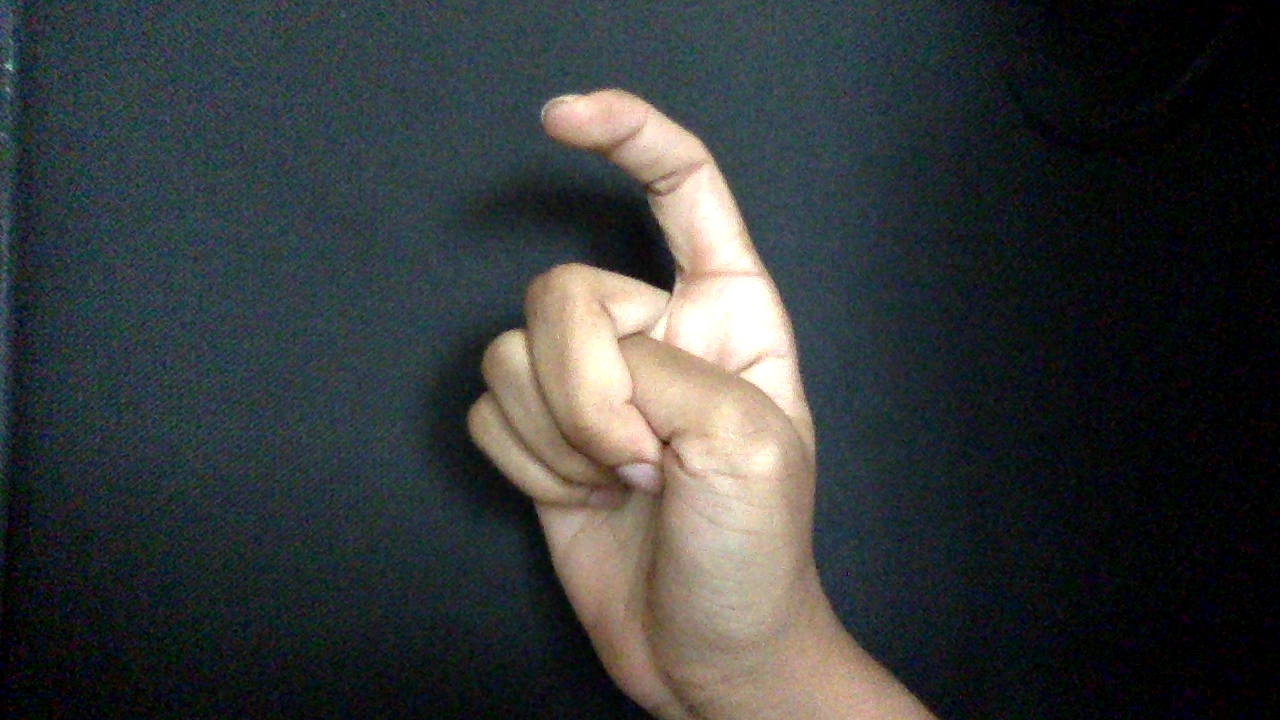
%> input picture Features/test_image.bmp, 1280 x 720 px
$ octave --eval "result = pre_process(imread('test_image.bmp'));"   (GNU Octave 9; MATLAB toolbox functions it lacks are replaced by stand-ins)
%> lines starting %> are read from the running program, lines starting %| are printed output that depends on the picture; in (x1, y1, x2, y2) boxes, pixels count from 0 and x2, y2 are one past the last pixel; in counts of white or black regions, pixels touching at a corner belong together; the program's own positions count from 1
function [cropped_mask,cropped_img] = pre_process(img)
level = graythresh(img);
%> level = 0.42
bmm = im2bw(img,level);
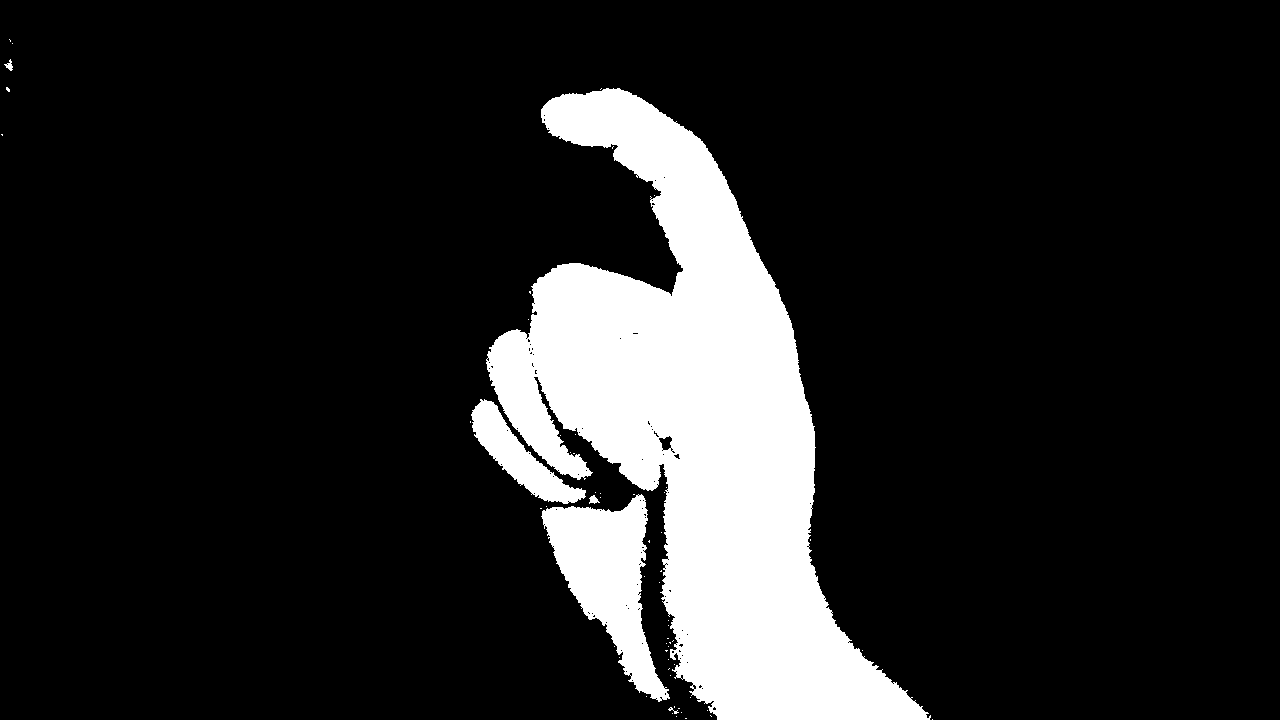
%> bmm: size 720x1280 logical; 14.2% white; 60 white regions (54 under 20 px), largest, box (x1, y1, x2, y2) and area: (486, 88, 931, 720) 114457, (541, 494, 670, 702) 11829, (471, 399, 586, 504) 3928, (589, 495, 600, 504) 57, (4, 59, 13, 71) 50, (668, 707, 679, 714) 25
%bmm = imbinarize(rgb2gray(img));
bmm  = imdilate(bmm,strel('square',3));
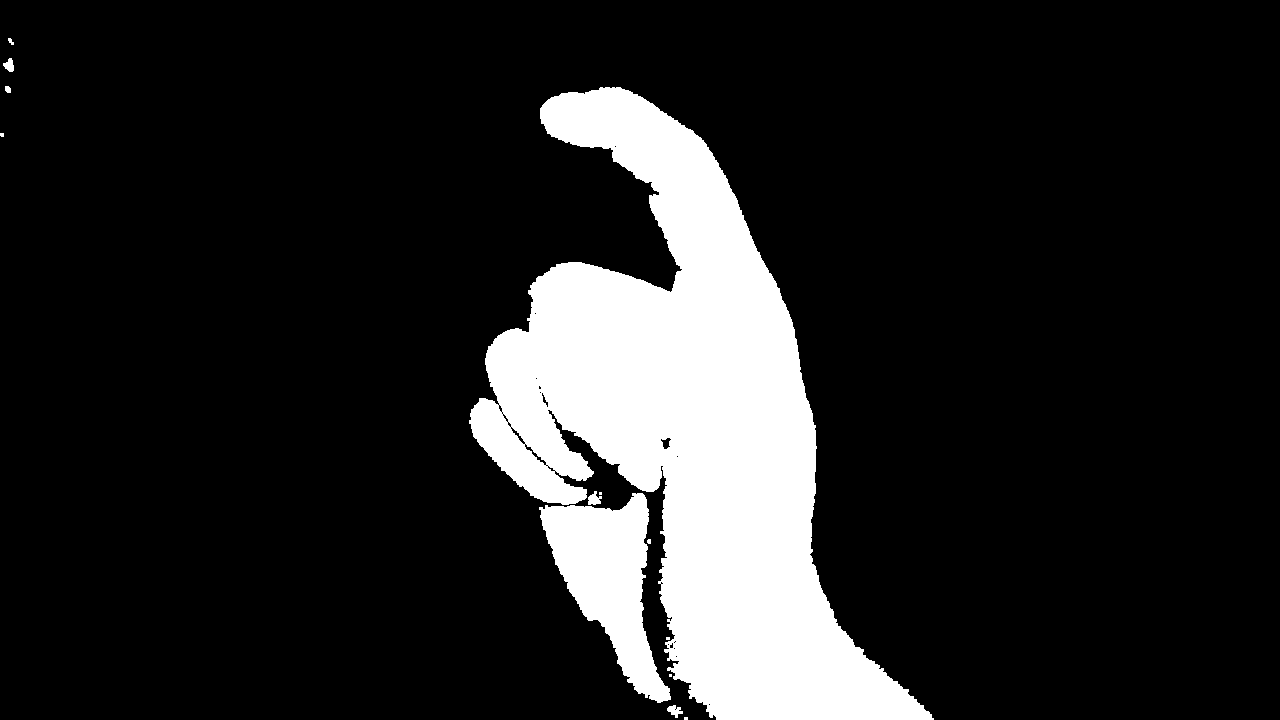
%> bmm: size 720x1280 logical; 14.8% white; 13 white regions (6 under 20 px), largest, box (x1, y1, x2, y2) and area: (469, 87, 934, 720) 122683, (539, 493, 671, 703) 12810, (588, 491, 602, 505) 124
bmm_noholes = imfill(bmm,'holes');
%> bmm_noholes: size 720x1280 logical; 14.8% white; 13 white regions (6 under 20 px), largest, box (x1, y1, x2, y2) and area: (469, 87, 934, 720) 122974, (539, 493, 671, 703) 12810, (588, 491, 602, 505) 124
x = bwareaopen(bmm_noholes,10000);
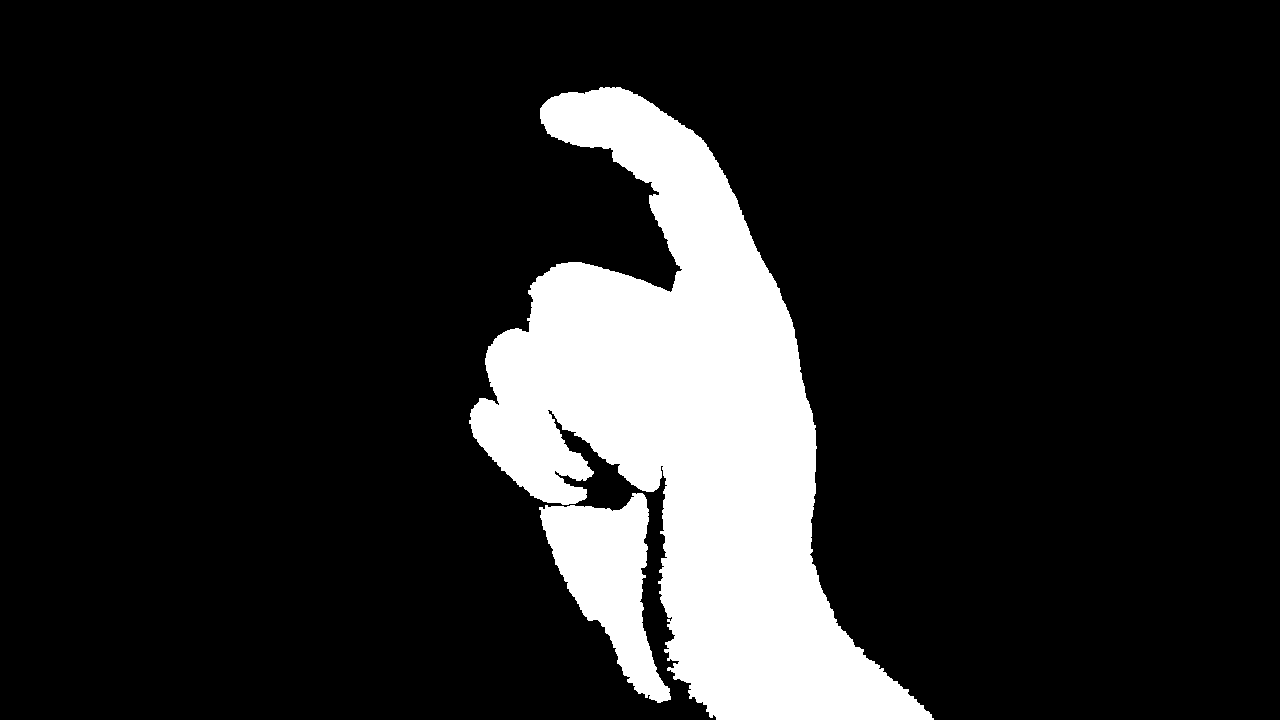
%> x: size 720x1280 logical; 14.7% white; 2 white regions
x_bb = regionprops(x,'BoundingBox');
%> x_bb = 2 regions; box (x1, y1, x2, y2): (469, 87, 934, 720), (539, 493, 671, 703)
cropped_mask = imcrop(x,x_bb.BoundingBox);
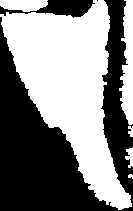
%> cropped_mask: size 211x133 logical; 52% white; 3 black regions (1 under 20 px), largest, box (x1, y1, x2, y2) and area: (0, 0, 133, 211) 12658, (0, 0, 95, 18) 816
cropped_img = imcrop(img,x_bb.BoundingBox);
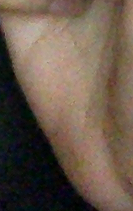
%> cropped_img: size 211x133x3 uint8; mean R, G, B 105.1, 88.8, 74.9
end

$ run again, on Features/asdf.bmp
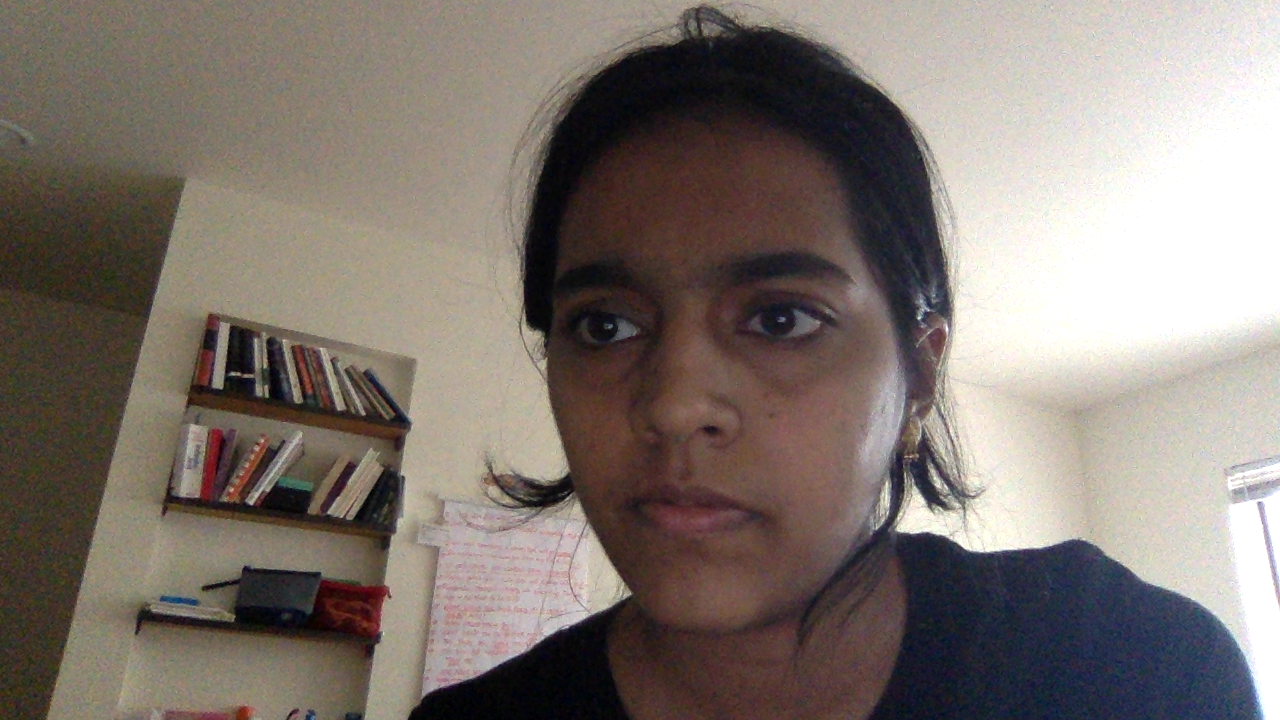
%> input picture Features/asdf.bmp, 1280 x 720 px
%> level = 0.498
%> in pre_process, `bmm = im2bw(img,level);`:
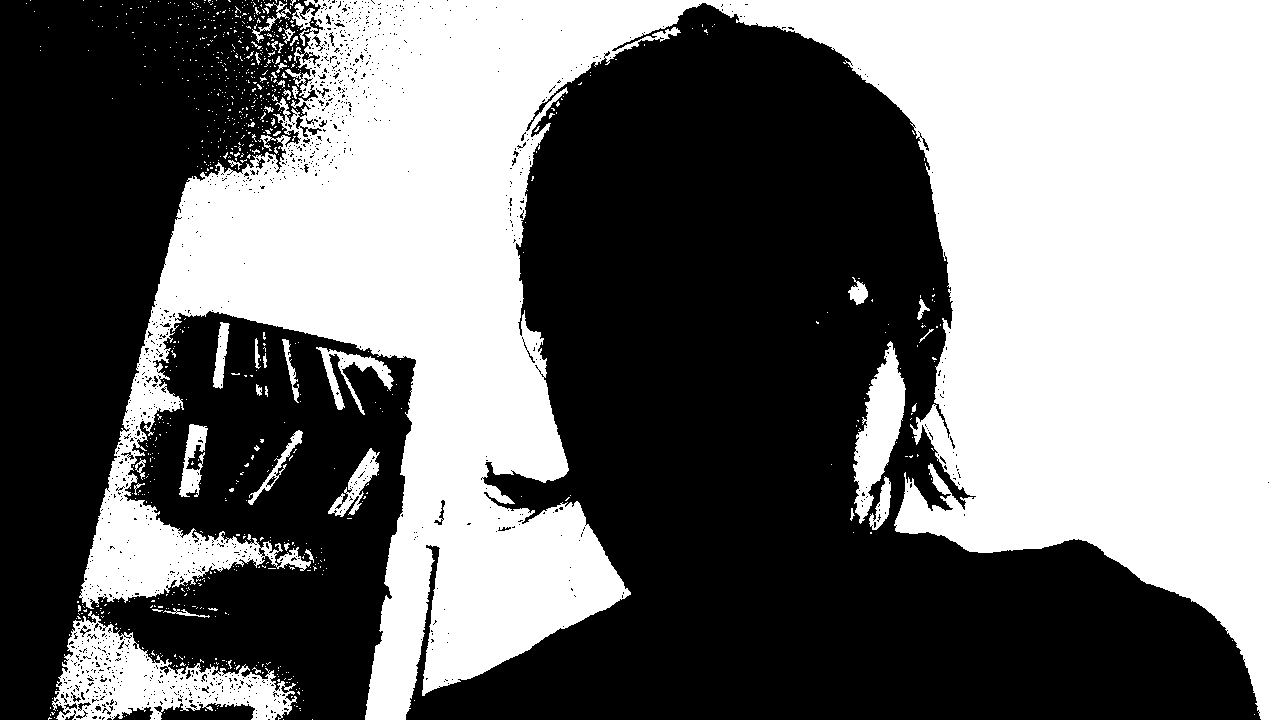
%> bmm: size 720x1280 logical; 45.5% white; 859 white regions (817 under 20 px), largest, box (x1, y1, x2, y2) and area: (79, 0, 1280, 720) 393279, (52, 611, 297, 720) 11597, (853, 341, 906, 524) 4611
%> bmm_noholes: size 720x1280 logical; 48.9% white; 242 white regions (177 under 20 px), largest, box (x1, y1, x2, y2) and area: (47, 0, 1280, 720) 433246, (849, 340, 907, 535) 6332, (327, 447, 381, 518) 1648
%> x: size 720x1280 logical; 47% white; 1 white region
%> x_bb = 1 region; box (x1, y1, x2, y2): (47, 0, 1280, 720)
%> cropped_mask: size 720x1233 logical; 48.8% white; 1 white region, box (x1, y1, x2, y2) and area: (0, 0, 1233, 720) 433246
%> in pre_process, `cropped_img = imcrop(img,x_bb.BoundingBox);`:
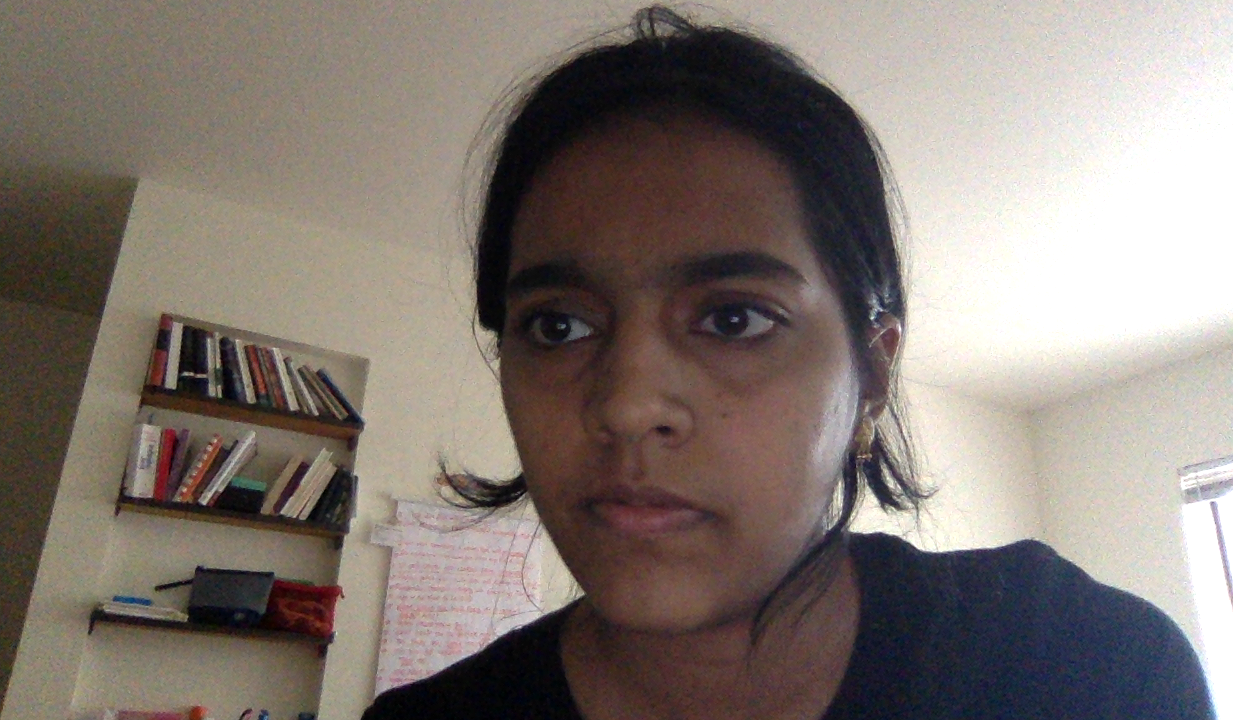
%> cropped_img: size 720x1233x3 uint8; mean R, G, B 130.5, 120.7, 114.3

$ run again, on Features/hand.jpg
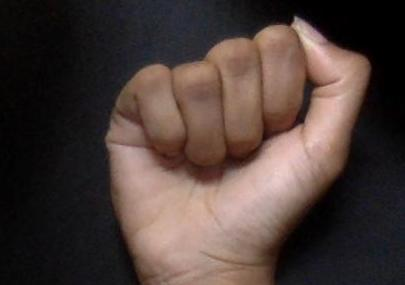
%> input picture Features/hand.jpg, 405 x 285 px
%> level = 0.318
%> in pre_process, `bmm  = imdilate(bmm,strel('square',3));`:
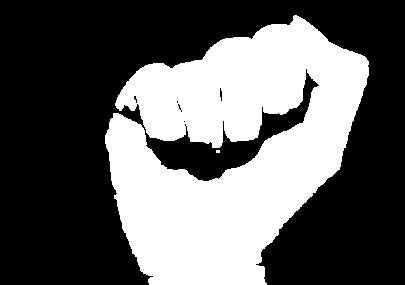
%> bmm: size 285x405 logical; 38.1% white; 2 white regions (1 under 20 px), largest, box (x1, y1, x2, y2) and area: (105, 15, 369, 285) 43934
%> bmm_noholes: size 285x405 logical; 38.1% white; 2 white regions (1 under 20 px), largest, box (x1, y1, x2, y2) and area: (105, 15, 369, 285) 43979
%> x: size 285x405 logical; 38.1% white; 1 white region
%> x_bb = 1 region; box (x1, y1, x2, y2): (105, 15, 369, 285)
%> cropped_mask: size 270x265 logical; 61.5% white; 3 black regions, box (x1, y1, x2, y2) and area: (151, 0, 265, 270) 12830, (0, 0, 214, 166) 12259, (0, 129, 48, 270) 2482
%> in pre_process, `cropped_img = imcrop(img,x_bb.BoundingBox);`:
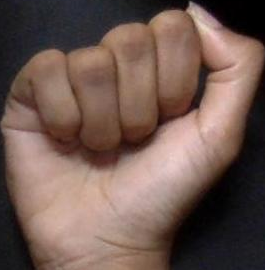
%> cropped_img: size 270x265x3 uint8; mean R, G, B 112.7, 89.5, 81.2
